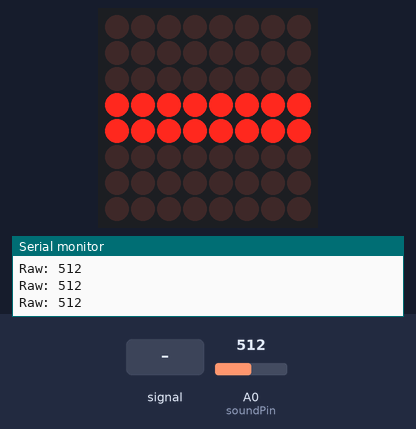
Bench run of a sketch on a simulated Arduino Mega 2560, built with avr-gcc and run on an emulated ATmega2560. Shown: 8×8 LED matrix, the last lines printed to the serial monitor. The test bench sets the inputs (shaded band); at power-on: A0 (soundPin) = 512.

Above: at 1.2 s.
1.3 s: A0 (soundPin) fed a 200 Hz sine of ±81 counts around its level
At 1.35 s:
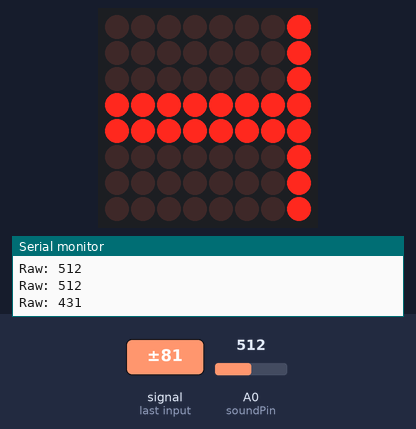
3.0 s: A0 (soundPin) set to 716
At 3.02 s:
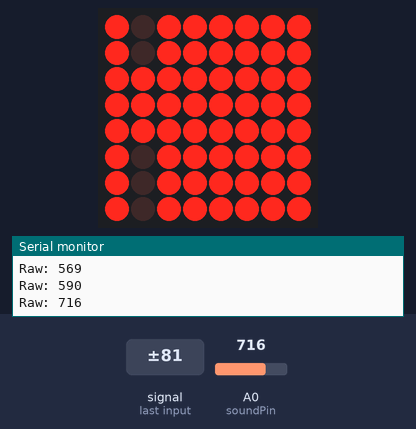
4.6 s: A0 (soundPin) set to 511
At 4.63 s:
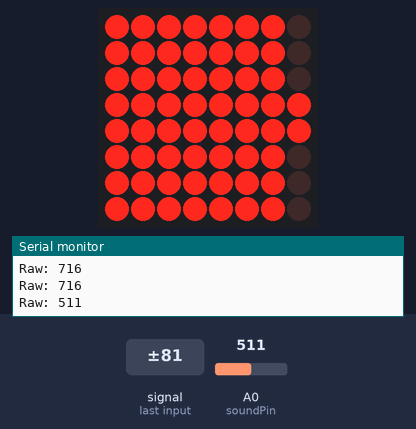
6.3 s: A0 (soundPin) fed a 1000 Hz sine of ±255 counts around its level
At 6.78 s:
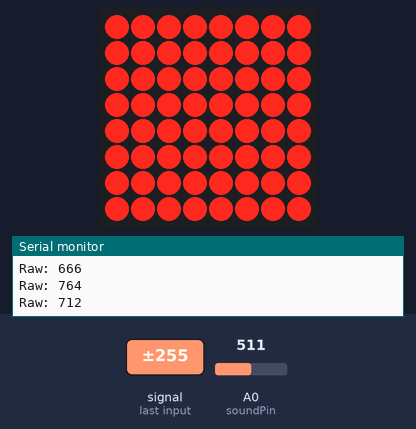
8.5 s: A0 (soundPin) fed a 2 Hz sine of ±306 counts around its level
At 10.02 s:
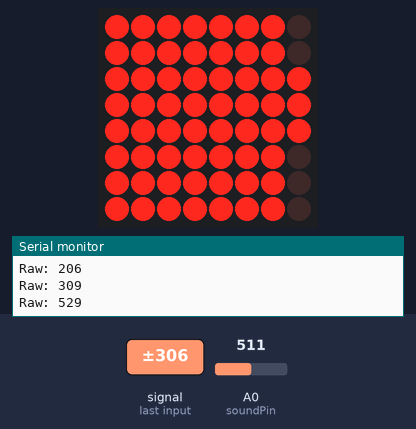
10.2 s: A0 (soundPin) fed a 50 Hz sine of ±306 counts around its level
At 10.26 s:
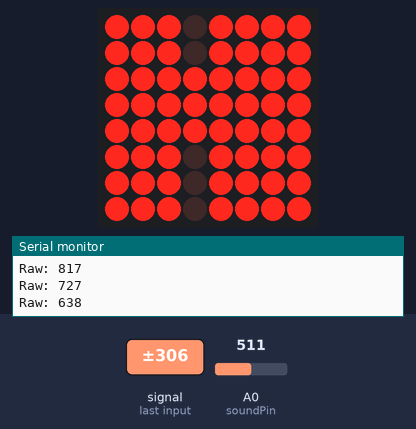

Measured:
- after the input at 1.3 s, the display: changes after 0.05 s (image 1)
- after the input at 3.0 s, the display: changes at once (image 2)
- after the input at 4.6 s, the display: changes at once (image 3)
- after the input at 6.3 s, the display: first changes at once (image 4 shows a later state)
- after the input at 8.5 s, the display: first differs from a run without the input after 1.5 s (image 5)
- after the input at 10.2 s, the display: changes after 0.06 s (image 6)

The sketch:

audioRecordingAndLiveVisuals.ino
```cpp
#include <LedControl.h>

LedControl lc = LedControl(51, 52, 10, 1); // DIN, CLK, CS

const int soundPin = A0;
const int numCols = 8;
int barHeights[numCols];

void setup() {
  lc.shutdown(0, false);
  lc.setIntensity(0, 8);
  lc.clearDisplay(0);
  Serial.begin(9600);
}

void loop() {
  int raw = analogRead(soundPin);
  Serial.print("Raw: ");
  Serial.println(raw);

  int baseline = 519;
  int amplitude = abs(raw - baseline);

  // Amplify the sensitivity by mapping smaller amplitude to taller height
  int sensitivityThreshold = 3;  // minimum amplitude to consider as sound
int maxAmplitude = 25;         // louder sounds should map to full height

int height = 0;
if (amplitude > sensitivityThreshold) {
  height = map(amplitude, sensitivityThreshold, maxAmplitude, 1, 8);
  height = constrain(height, 1, 8);
}


  // Shift bar history
  for (int i = 0; i < numCols - 1; i++) {
    barHeights[i] = barHeights[i + 1];
  }
  barHeights[numCols - 1] = height;

  drawCenteredBars();
  delay(50);
}

void drawCenteredBars() {
  lc.clearDisplay(0);

  for (int col = 0; col < numCols; col++) {
    int h = barHeights[col];

    // Always light the center rows
    lc.setLed(0, 3, col, true);
    lc.setLed(0, 4, col, true);

    int extra = h - 2;
    if (extra <= 0) continue;

    // Evenly split extra rows above and below
    int upper = extra / 2;
    int lower = extra - upper;

    // Draw lower rows: below row 3 → rows 2,1,0
    for (int i = 1; i <= lower; i++) {
      int row = 3 - i;
      if (row >= 0) lc.setLed(0, row, col, true);
    }

    // Draw upper rows: above row 4 → rows 5,6,7
    for (int i = 1; i <= upper; i++) {
      int row = 4 + i;
      if (row <= 7) lc.setLed(0, row, col, true);
    }
  }
}
```
